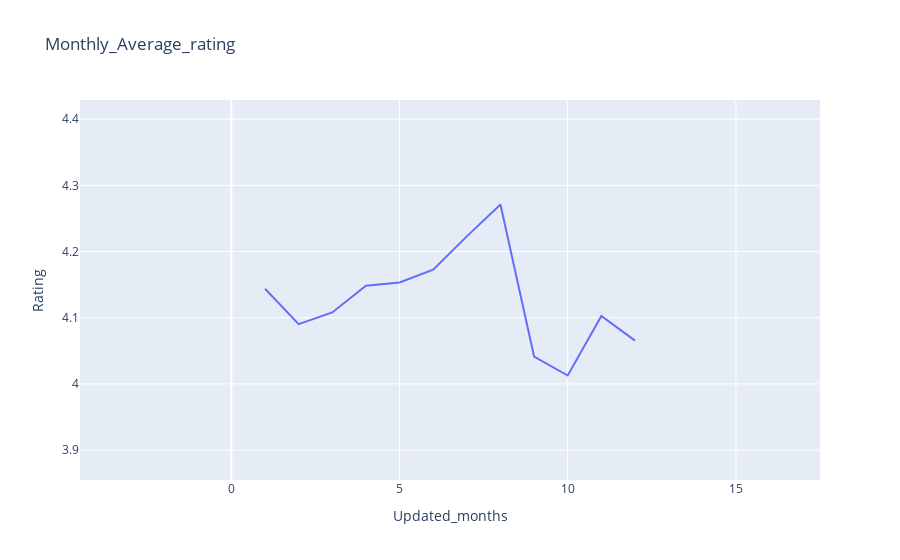

The notebook cell saved with this chart:
### Code cell
px.line(res, x= "Updated_months", y = "Rating", title = "Monthly_Average_rating")

### Figure 1 — Plotly figure (JSON) as saved in the notebook; plotly's stock layout.template omitted (floating-point values rounded to 4 significant figures)
{"data": [{"hovertemplate": "Updated_months=%{x}<br>Rating=%{y}<extra></extra>", "legendgroup": "", "line": {"color": "#636efa", "dash": "solid"}, "marker": {"symbol": "circle"}, "mode": "lines", "name": "", "orientation": "v", "showlegend": false, "type": "scatter", "x": [1, 2, 3, 4, 5, 6, 7, 8, 9, 10, 11, 12], "xaxis": "x", "y": [4.144, 4.09, 4.108, 4.148, 4.153, 4.173, 4.223, 4.271, 4.041, 4.013, 4.103, 4.065], "yaxis": "y"}], "layout": {"autosize": true, "dragmode": "zoom", "legend": {"tracegroupgap": 0}, "title": {"text": "Monthly_Average_rating"}, "xaxis": {"anchor": "y", "autorange": false, "domain": [0, 1], "range": [-4.5, 17.5], "title": {"text": "Updated_months"}, "type": "linear"}, "yaxis": {"anchor": "x", "autorange": false, "domain": [0, 1], "range": [3.855, 4.429], "title": {"text": "Rating"}, "type": "linear"}}}
